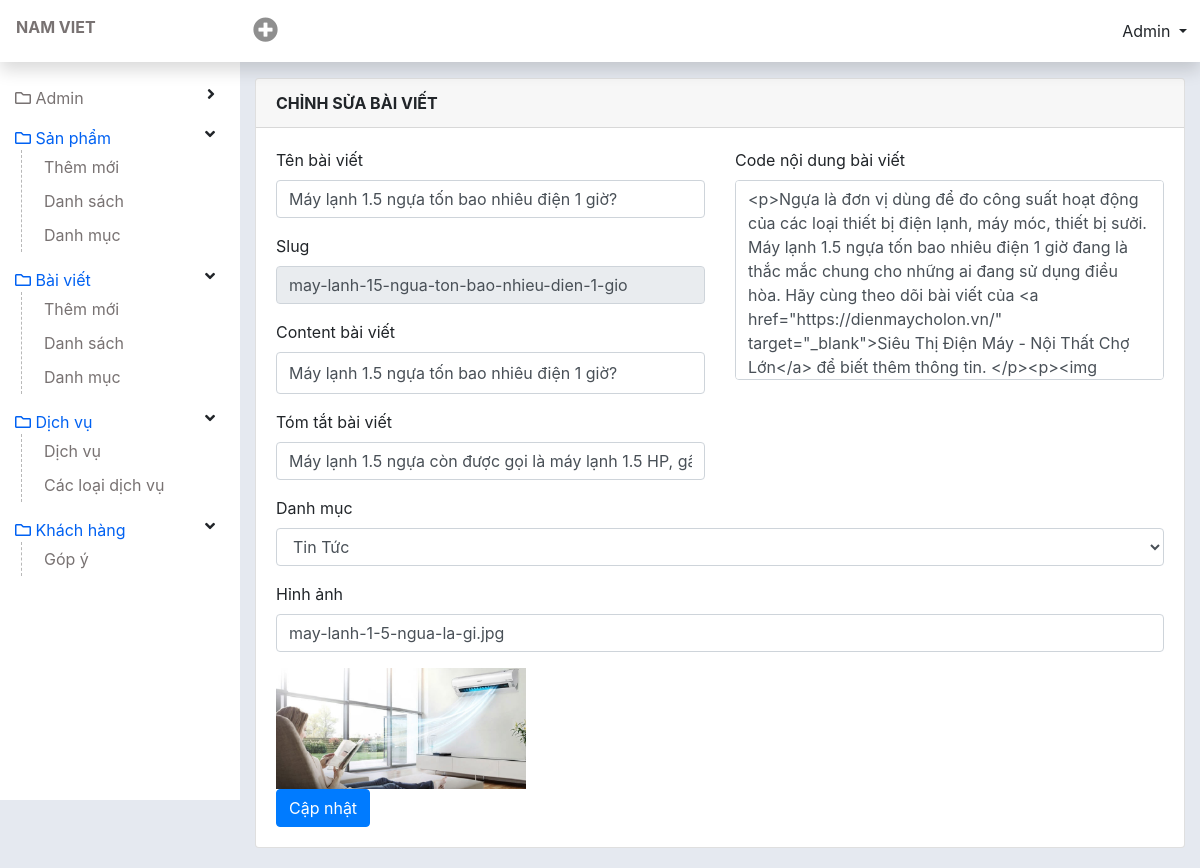
Before: /admin/edit-post.php?postid=28 (signed in) with the older database file.
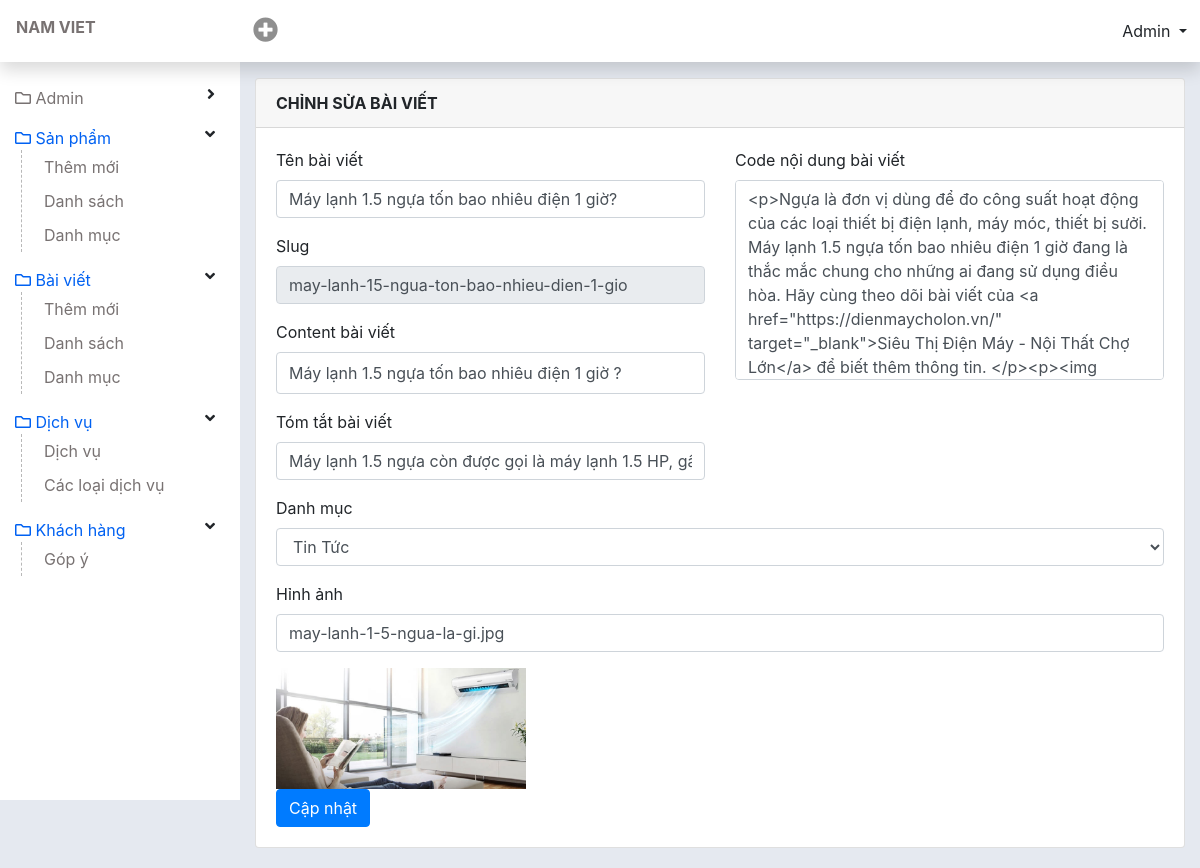
After: the same page with the newer database file.
### tables this page shows
CREATE TABLE `tbl_post` (
  `id` int(11) NOT NULL,
  `name` varchar(255) NOT NULL,
  `slug` varchar(255) NOT NULL,
  `cat` int(11) NOT NULL,
  `tomtat` text NOT NULL,
  `content` text NOT NULL,
  `noidung` text NOT NULL,
  `times` timestamp NOT NULL DEFAULT current_timestamp() ON UPDATE current_timestamp(),
  `img` varchar(200) NOT NULL
);

CREATE TABLE `tbl_cat_post` (
  `id` int(20) NOT NULL,
  `name` varchar(255) NOT NULL,
  `slug` varchar(255) NOT NULL,
  `position` int(11) DEFAULT NULL
);

### lib/database.php (called while the page is built, shortened)
<?php
class Database{
  public $host   = DB_HOST;
  public $user   = DB_USER;
  public $pass   = DB_PASS;
  public $dbname = DB_NAME;
  public $link;
private function connectDB(){
  $this -> link = new mysqli($this->host, $this->user, $this->pass, $this->dbname);
    mysqli_set_charset($this->link, 'UTF8');
}
public function select($query){
  $result = $this->link->query($query) or
  die($this->link->error.__LINE__);
  if($result->num_rows > 0){
    return $result;
  } else {
    return false;
  }
}
}
?>

### classes/post.php (called while the page is built, shortened)
<?php
    $filepath = realpath(dirname(__FILE__));
    include_once ($filepath. '/../lib/database.php');
?>
<?php
    class post {
        private $db;
        public function __construct() {
            $this->db = new Database();
        }
        public function get_post_by_id($id){
            $query = "SELECT * FROM tbl_post WHERE id = '$id'";
            $result = $this->db->select($query);
            return $result;
        }
    }
?>

### classes/category.php (called while the page is built, shortened)
<?php
    $filepath = realpath(dirname(__FILE__));
    include_once ($filepath. '/../lib/database.php');
?>
<?php
    class category {
        private $db;
        public function __construct() {
            $this->db = new Database();
        }
        public function show_cat_post(){
            $query = "SELECT * FROM tbl_cat_post ORDER BY position DESC";
            $result = $this->db->select($query);
            return $result;
        }
    }
?>

### admin/edit-post.php (the view, shortened to what this page needs)
<?php include 'inc/header.php';?>
<?php include '../classes/category.php';?>
<?php include '../classes/post.php';?>
<div id="wp-content">
  <?php
    $ps = new post();
    $cat = new category();
    $list_cat = $cat -> show_cat_post();
    if(isset($_GET['postid']) && $_GET['postid']!=NULL){
        $id = $_GET['postid'];
    }
  ?>
  <div id="content" class="container-fluid">
    <div class="card">
      <div class="card-header font-weight-bold">
        Chỉnh sửa bài viết
      </div>
      <div class="card-body">
        <?php
          $get_post_by_id = $ps -> get_post_by_id($id);
          if($get_post_by_id){
              while($result = $get_post_by_id->fetch_assoc()){
        ?>
        <form method="post" enctype="multipart/form-data" action="">
          <div class="row">
            <div class="col-6">
              <div class="form-group">
                <label for="name">Tên bài viết</label>
                <input class="form-control" type="text" name="name" id="slug" onkeyup="ChangeToSlug()"
                  value="<?php echo $result['name'] ?>">
              </div>
              <div class="form-group">
                <label for="name">Slug</label>
                <input class="form-control" type="text" name="slug" id="convert_slug"
                  value="<?php echo $result['slug'] ?>" readonly>
              </div>
              <div class="form-group">
                <label for="name">Content bài viết</label>
                <input class="form-control" type="text" name="content" id="content"
                  value="<?php echo $result['content'] ?>">
              </div>
              <div class="form-group">
                <label for="name">Tóm tắt bài viết</label>
                <input class="form-control" type="text" name="tomtat" id="tomtat"
                  value="<?php echo $result['tomtat'] ?>">
              </div>
            </div>
            <div class="col-6">
              <div class="form-group">
                <label for="intro">Code nội dung bài viết</label>
                <textarea name="desc" class="form-control" id="intro"
                  style="resize: none; height:200px"><?php echo $result['noidung'] ?></textarea>
              </div>
            </div>
          </div>
          <div class="form-group">
            <label for="">Danh mục</label>
            <select class="form-control" id="category" name="cat">
              <?php
                  if($list_cat){
                      while($result_cat = $list_cat->fetch_assoc()){
                ?>
              <option <?php
                  if($result['cat'] === $result_cat['id']) {
                    echo "selected";
                  }
                ?> value="<?php echo $result_cat['id'] ?>"><?php echo $result_cat['name'] ?></option>
              <?php }} ?>
            </select>
          </div>
          <div class="form-group">
            <label for="img">Hỉnh ảnh</label>
            <input class="form-control" type="text" name="img" id="img" value="<?php echo $result['img'] ?>">
          </div>
          <img src="../public/images/<?php echo $result['img'] ?>" alt="" width="250"><br>
          <input type="submit" class="btn btn-primary" value="Cập nhật" name="submit">
        </form>
        <?php } } ?>
      </div>
    </div>
  </div>
</div>
<?php include 'inc/footer.php';?>

Changed rows visible on the page:
changed tbl_post "Máy lạnh 1.5 ngựa tốn bao nhiêu điện 1 giờ?": content "Máy lạnh 1.5 ngựa tốn bao nhiêu điện 1 giờ?" → "Máy lạnh 1.5 ngựa tốn bao nhiêu điện 1 giờ ?"
